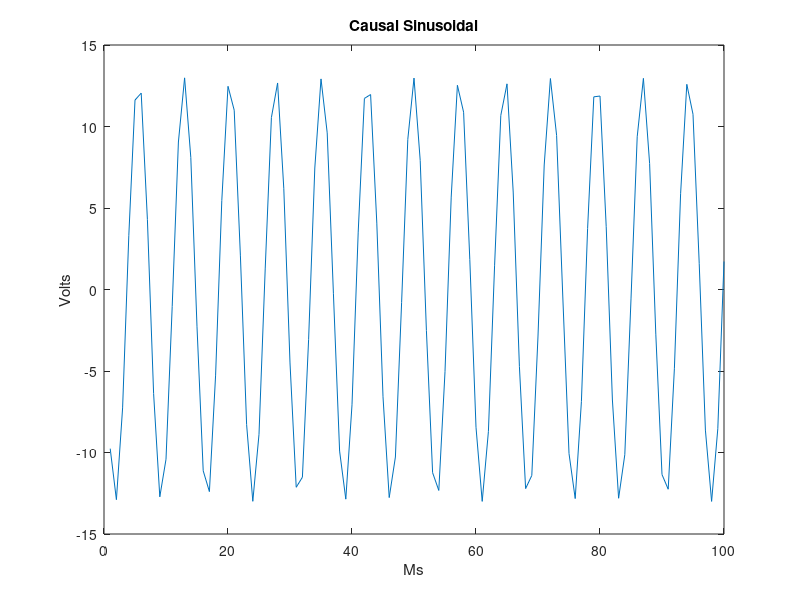

Write MATLAB code to recreate this figure.
groupnum = input('Type your group number');
L=100; %length
X = 8 + 2 * groupnum; %Value for the period
w = (2*pi)/X; %Value for the frequency
phi = 0; %phi is not mentioned, so it's assumed its value is 0
A = 3 + 2 * groupnum; %Value for the amplitude
%sinudoidal signal equation
n = 1:L; 
x = A*sin((2*pi/w)*n+phi);
plot(x)
title('Causal Sinusoidal')
xlabel('Ms')
ylabel('Volts')